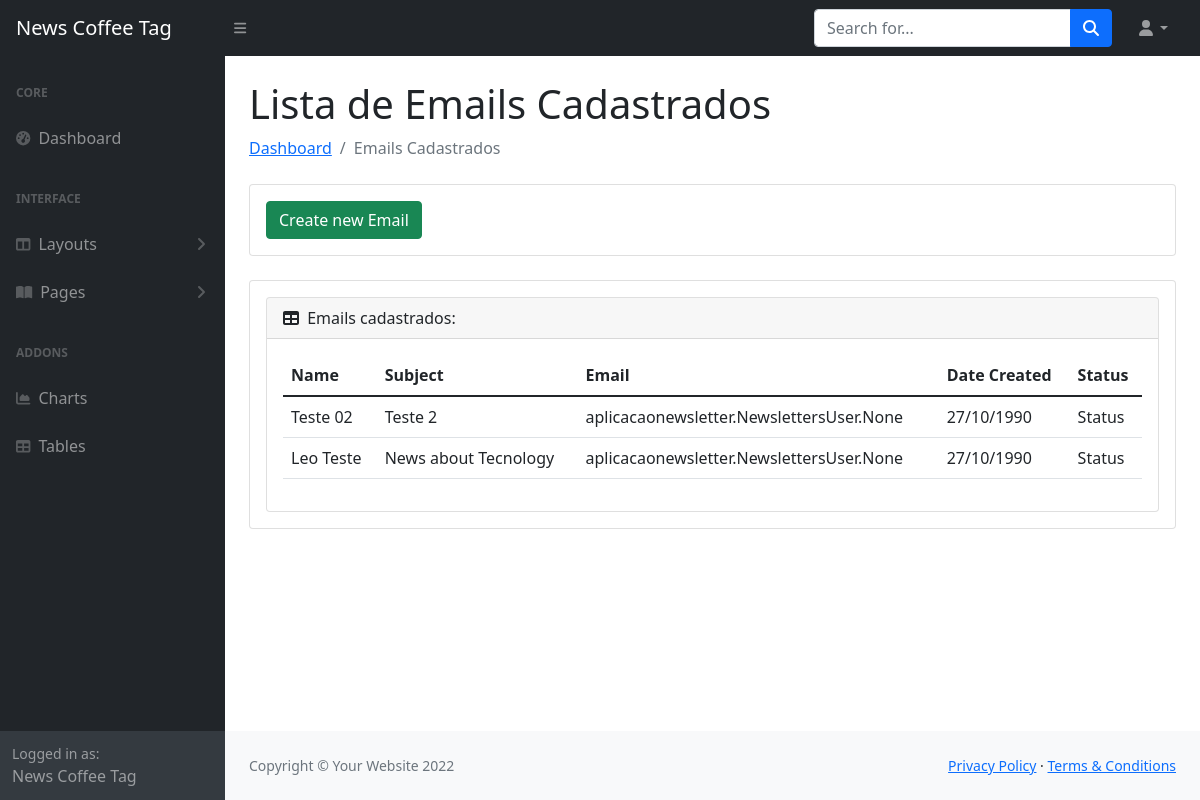
Page /dashboard/list/ on the earlier database version.
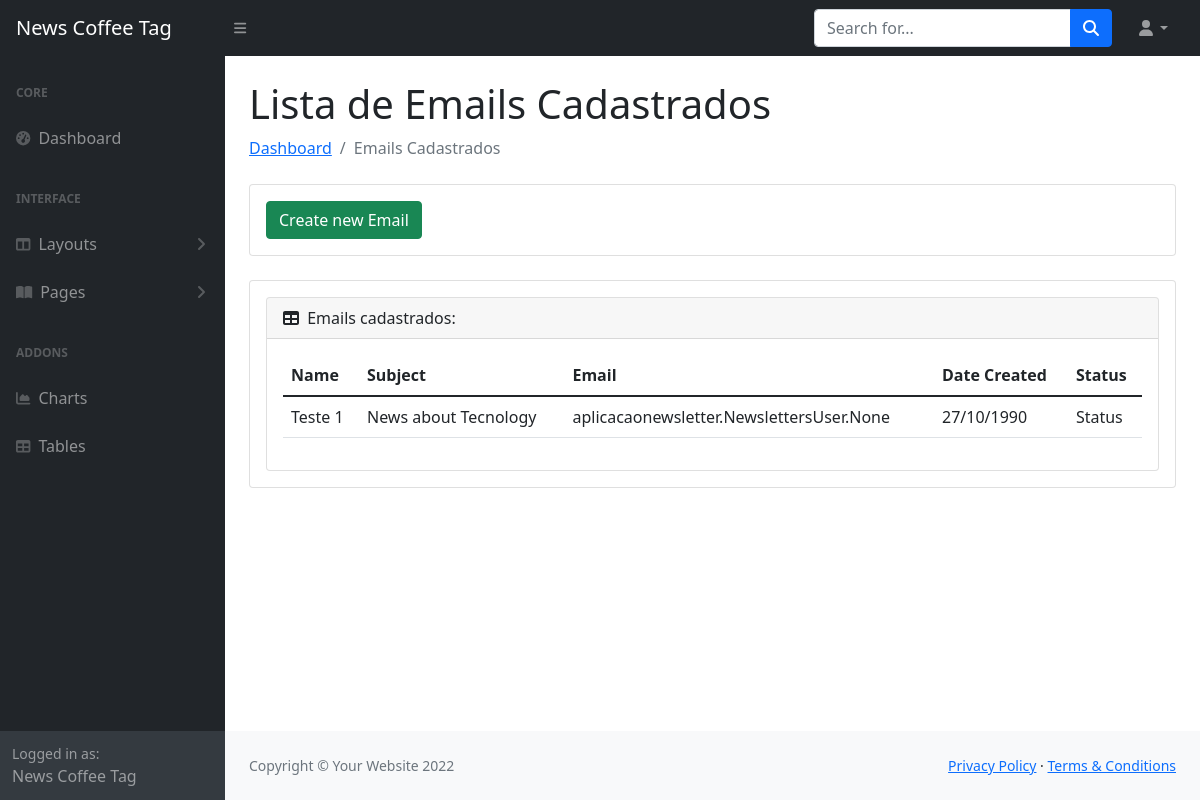
Same page on the later database version.
### aplicacaonewsletter/models.py (models this page shows, shortened)
class Newsletter(models.Model):
    EMAIL_STATUS_CHOICES= (
        ('Draft', 'Draft'),
        ('Published', 'Published')
    )
    name=models.CharField(max_length=250)
    subject=models.CharField(max_length=250)
    body=models.TextField(blank=True, null=True)
    email = models.ManyToManyField(NewslettersUser)  # esta relacionado com a nossa acima
    created = models.DateTimeField(auto_now_add=True)
    status=models.CharField(max_length=10, choices=EMAIL_STATUS_CHOICES)
    class Meta:
        ordering = ('-created',)

### dashboard/views.py (the view)
# urls.py: path('list/',NewslettersDashboardHomeView.as_view(),  name="list"),
class NewslettersDashboardHomeView(View):
    def get(self, request, *args, **kwargs):
        newsletters= Newsletter.objects.all()
        context= {
            'newsletters': newsletters
        }
        return render(request, 'dashboard/list.html', context)

### templates/dashboard/list.html (shortened to what the changed rows need)
<!DOCTYPE html>
{% load static %}
<html lang="en">
    <head>
        <link href="https://cdn.jsdelivr.net/npm/simple-datatables@latest/dist/style.css" rel="stylesheet" />
        <link  rel="stylesheet"  href="{% static 'css/styles.css' %}"/>
    </head>
    <body class="sb-nav-fixed">
        <div id="layoutSidenav">
            <div id="layoutSidenav_content">
                <main>
                    <div class="container-fluid px-4">
                        <h1 class="mt-4">Lista de Emails Cadastrados</h1>
                        <div class="card mb-4">
                            <div class="card-body">
                                <div class="card">
                                    <div class="card-body">
                                        <table class="table">
                                            <thead>
                                                <tr>
                                                    <th>Name</th>
                                                    <th>Subject</th>
                                                    <th>Email</th>
                                                    <th>Date Created</th>
                                                    <th>Status</th>
                                                </tr>
                                            </thead>
                                            <tbody>
                                                {% for newsletter in newsletters %}
                                                    <tr>
                                                        <td>{{ newsletter.name }}</td>
                                                        <td>{{ newsletter.subject }}</td>
                                                        <td>{{ newsletter.email }}</td>
                                                        <td>27/10/1990</td>
                                                        <td>Status</td>
                                                    </tr>
                                                {% endfor %}
                                            </tbody>
                                        </table>
                                    </div>
                                </div>
                            </div>
                    </div>
                </main>
            </div>
        </div>
    </body>
</html>

Differences in the rows shown:
removed Newsletter: name "Teste 02", subject "Teste 2", email "aplicacaonewsletter.NewslettersUser.None"
removed Newsletter: name "Leo Teste", subject "News about Tecnology", email "aplicacaonewsletter.NewslettersUser.None"
added Newsletter: name "Teste 1", subject "News about Tecnology", email "aplicacaonewsletter.NewslettersUser.None"
